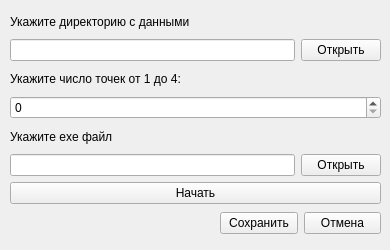
<?xml version="1.0" encoding="UTF-8"?>
<ui version="4.0">
 <class>external_method</class>
 <widget class="QWidget" name="external_method">
  <property name="geometry">
   <rect>
    <x>0</x>
    <y>0</y>
    <width>390</width>
    <height>250</height>
   </rect>
  </property>
  <property name="windowTitle">
   <string>Form</string>
  </property>
  <widget class="QWidget" name="layoutWidget">
   <property name="geometry">
    <rect>
     <x>10</x>
     <y>10</y>
     <width>371</width>
     <height>194</height>
    </rect>
   </property>
   <layout class="QVBoxLayout" name="verticalLayout_3">
    <item>
     <layout class="QVBoxLayout" name="verticalLayout">
      <item>
       <widget class="QLabel" name="label">
        <property name="text">
         <string>Укажите директорию с данными</string>
        </property>
       </widget>
      </item>
      <item>
       <layout class="QHBoxLayout" name="horizontalLayout">
        <item>
         <widget class="QLineEdit" name="Directory"/>
        </item>
        <item>
         <widget class="QPushButton" name="DirectoryOpen">
          <property name="text">
           <string>Открыть</string>
          </property>
         </widget>
        </item>
       </layout>
      </item>
     </layout>
    </item>
    <item>
     <layout class="QVBoxLayout" name="verticalLayout_4">
      <item>
       <widget class="QLabel" name="label_3">
        <property name="text">
         <string>Укажите число точек от 1 до 4:</string>
        </property>
       </widget>
      </item>
      <item>
       <layout class="QHBoxLayout" name="horizontalLayout_4">
        <item>
         <widget class="QSpinBox" name="countPoints">
          <property name="sizePolicy">
           <sizepolicy hsizetype="Expanding" vsizetype="Fixed">
            <horstretch>0</horstretch>
            <verstretch>0</verstretch>
           </sizepolicy>
          </property>
         </widget>
        </item>
       </layout>
      </item>
     </layout>
    </item>
    <item>
     <layout class="QVBoxLayout" name="verticalLayout_2">
      <item>
       <widget class="QLabel" name="label_2">
        <property name="text">
         <string>Укажите exe файл</string>
        </property>
       </widget>
      </item>
      <item>
       <layout class="QHBoxLayout" name="horizontalLayout_2">
        <item>
         <widget class="QLineEdit" name="Directory_exe"/>
        </item>
        <item>
         <widget class="QPushButton" name="DirectoryOpen_exe">
          <property name="text">
           <string>Открыть</string>
          </property>
         </widget>
        </item>
       </layout>
      </item>
     </layout>
    </item>
    <item>
     <widget class="QPushButton" name="starProcessing">
      <property name="text">
       <string>Начать</string>
      </property>
     </widget>
    </item>
   </layout>
  </widget>
  <widget class="QWidget" name="layoutWidget_3">
   <property name="geometry">
    <rect>
     <x>220</x>
     <y>210</y>
     <width>161</width>
     <height>26</height>
    </rect>
   </property>
   <layout class="QHBoxLayout" name="horizontalLayout_3">
    <item>
     <widget class="QPushButton" name="save">
      <property name="text">
       <string>Сохранить</string>
      </property>
     </widget>
    </item>
    <item>
     <widget class="QPushButton" name="cancel">
      <property name="text">
       <string>Отмена</string>
      </property>
     </widget>
    </item>
   </layout>
  </widget>
 </widget>
 <resources/>
 <connections/>
</ui>
